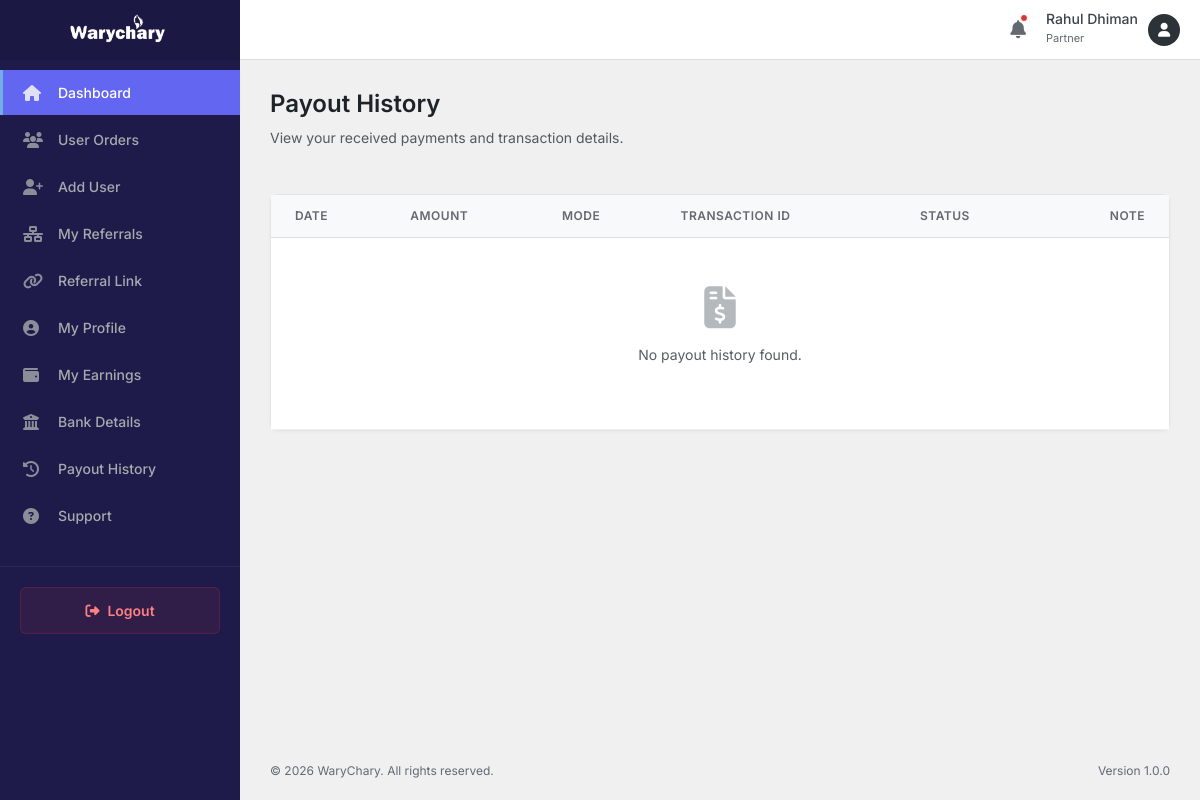
Page /partner/payout-history.php (signed in) on the earlier database version.
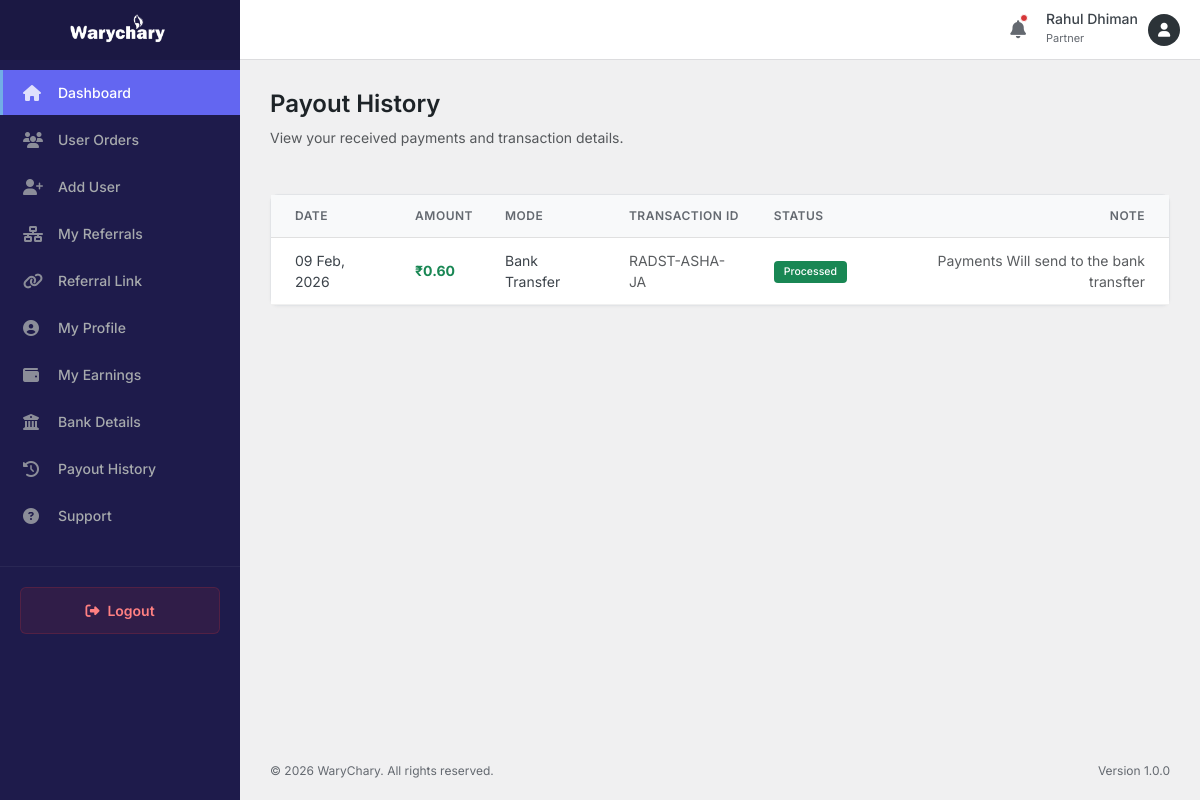
Same page on the later database version.
### tables this page shows
CREATE TABLE `payout_history` (
  `id` int(11) NOT NULL AUTO_INCREMENT,
  `user_id` int(11) NOT NULL,
  `user_type` enum('partner','senior_partner') NOT NULL,
  `amount` decimal(10,2) NOT NULL,
  `payment_mode` varchar(50) DEFAULT 'Bank Transfer',
  `transaction_id` varchar(100) DEFAULT NULL,
  `status` enum('pending','processed','failed') DEFAULT 'processed',
  `admin_note` text DEFAULT NULL,
  `created_at` timestamp NULL DEFAULT current_timestamp(),
  PRIMARY KEY (`id`),
  KEY `idx_user` (`user_id`,`user_type`)
);

### partner/payout-history.php (the view, shortened to what this page needs)
<?php
include_once __DIR__ . '/includes/header.php';
$database = new Database();
$db = $database->getConnection();
$partner_id = $_SESSION['partner_id'];
$limit = 10;
$pageNum = isset($_GET['page']) ? (int)$_GET['page'] : 1;
$offset = ($pageNum - 1) * $limit;
$sql = "SELECT * FROM payout_history
        WHERE user_id = :id AND user_type = 'partner'
        ORDER BY created_at DESC
        LIMIT :limit OFFSET :offset";
$stmt = $db->prepare($sql);
$stmt->bindValue(':id', $partner_id, PDO::PARAM_INT);
$stmt->bindValue(':limit', $limit, PDO::PARAM_INT);
$stmt->bindValue(':offset', $offset, PDO::PARAM_INT);
$stmt->execute();
$payouts = $stmt->fetchAll(PDO::FETCH_ASSOC);
?>
<div class="page-header">
    <div class="header-title">
        <h1 class="page-title">Payout History</h1>
        <p class="text-muted">View your received payments and transaction details.</p>
    </div>
</div>
<div class="card">
    <div class="card-body p-0">
        <div class="table-responsive">
            <table class="table table-hover align-middle mb-0">
                <thead class="bg-light">
                    <tr>
                        <th class="ps-4">Date</th>
                        <th>Amount</th>
                        <th>Mode</th>
                        <th>Transaction ID</th>
                        <th>Status</th>
                        <th class="text-end pe-4">Note</th>
                    </tr>
                </thead>
                <tbody>
                    <?php if (count($payouts) > 0): ?>
                        <?php foreach ($payouts as $p): ?>
                            <tr>
                                <td class="ps-4"><?php echo date('d M, Y', strtotime($p['created_at'])); ?></td>
                                <td class="fw-bold text-success">₹<?php echo number_format($p['amount'], 2); ?></td>
                                <td><?php echo htmlspecialchars($p['payment_mode']); ?></td>
                                <td>
                                    <?php if (!empty($p['transaction_id'])): ?>
                                        <span class="text-muted text-uppercase"><?php echo htmlspecialchars($p['transaction_id']); ?></span>
                                    <?php else: ?>
                                        <span class="text-muted">-</span>
                                    <?php endif; ?>
                                </td>
                                <td>
                                    <?php
                                    $statusClass = match($p['status']) {
                                        'processed' => 'bg-success',
                                        'pending' => 'bg-warning',
                                        'failed' => 'bg-danger',
                                        default => 'bg-secondary'
                                    };
                                    ?>
                                    <span class="badge <?php echo $statusClass; ?>"><?php echo ucfirst($p['status']); ?></span>
                                </td>
                                <td class="text-end pe-4 text-muted small">
                                    <?php echo htmlspecialchars($p['admin_note']); ?>
                                </td>
                            </tr>
                        <?php endforeach; ?>
                    <?php else: ?>
                        <tr>
                            <td colspan="6" class="text-center py-5 text-muted">
                                <i class="fas fa-file-invoice-dollar fa-3x mb-3 text-secondary opacity-50"></i>
                                <p>No payout history found.</p>
                            </td>
                        </tr>
                    <?php endif; ?>
                </tbody>
            </table>
        </div>
    </div>
</div>
<?php include_once __DIR__ . '/includes/footer.php'; ?>

Differences in the rows shown:
added payout_history: created_at "09 Feb, 2026", amount "0.60", payment_mode "Bank Transfer", transaction "RADST-ASHA-JA", status "Processed", admin_note "Payments Will send to the bank transfter"
Other differences:
text no longer shown: "No payout history found."
